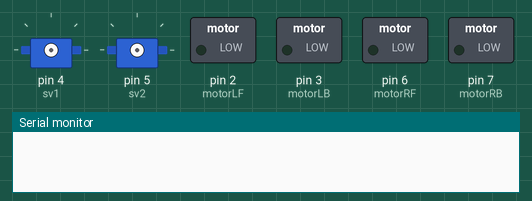
The sketch below on a simulated Arduino Uno, built with avr-gcc and run on an emulated ATmega328P. Shown: 2 × servo, switched loads named in the sketch (green lamp = pin HIGH), the last lines printed to the serial monitor. No radio packets arrive unless stated.

Above: at 0.1 s.
At 1.1 s:
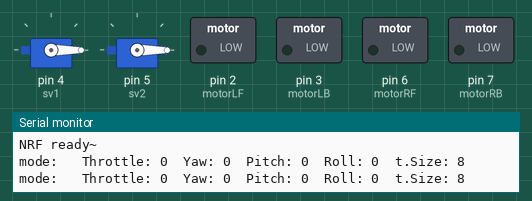
Timing chart, 0 to 2.6 s (numbered marks = the images above):
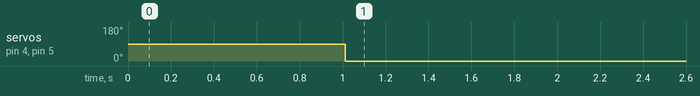

Measured:
- by itself, servo on pin 4 (sv1), servo on pin 5 (sv2): 90° → 0° at 1.0 s

The sketch:

Main_receiver_contract.ino
```cpp
/*
  combination of the controller project
  receiver Part
  Written By: Jui-Wen, Yeh.
  Under modification.
*/

//preinitialize
const byte addr[] = { 0xCC,0xCE,0xCC,0xCE,0xCC };
#include <SPI.h>
#include <Wire.h>
#include <Servo.h>


#include "RF24.h"
RF24 radioControl(9, 10); // CE pin, CSN pin
const byte pipe = 1; // assigned pipe number
//rf24 receiver part


//data part
byte result[8];
int throttle = 0 ;
int yaw = 0 ;
int pitch = 0 ;
int roll = 0 ;
int lftMode = 0 ;
int rgtMode= 0 ;
//

//motor part
const int motorLF = 2; //left motor forward  if high
const int motorLB = 3; //left motor backward if high
const int motorRF = 6; //right motor forward if high
const int motorRB = 7; //right motor backward if high

Servo sv1;
int pos1;
Servo sv2;
int pos2;
//

void setup()   {
  Serial.begin(9600);
  //RF24 below
  radioControl.begin();
  radioControl.setChannel(15); //setting up channel(frequency)
  radioControl.setPALevel(RF24_PA_MIN);
  radioControl.setDataRate(RF24_250KBPS);
  radioControl.openReadingPipe(pipe, addr); //open up radio
  radioControl.startListening(); //start listening
  delay(1000);
  Serial.println("NRF ready~");
//
  //motor section
  pinMode (motorLF, OUTPUT);
  pinMode (motorLB, OUTPUT);
  pinMode (motorRF, OUTPUT);
  pinMode (motorRB, OUTPUT);
  sv1.attach(4);
  sv2.attach(5);

}


void loop() {
      // send data only when you receive data:
  if (radioControl.available(&pipe)) {
    radioControl.read(&result, sizeof(result));
  for (int cnt = 0; cnt < 6; cnt++)
    {
      if (cnt == 0)
        lftMode = result[cnt];
       else if (cnt == 1)
        rgtMode = result [cnt];
      else if (cnt == 2)
        throttle = result [cnt];
      else if (cnt == 3)
        yaw = result [cnt];
      else if (cnt == 4)
        pitch = result [cnt];
      else if (cnt == 5)
        roll = result [cnt];
    }
  }
//debug check
    Serial.print("mode: ");
    //Serial.print(throttle);
    Serial.print("  Throttle: ");
    Serial.print(throttle);
    Serial.print("  Yaw: ");
    Serial.print(yaw);
    Serial.print("  Pitch: ");
    Serial.print(pitch);
    Serial.print("  Roll: ");
    Serial.print(roll);
    Serial.print("  t.Size: ");
    Serial.println(sizeof(result));

//output into the motor
  if(throttle>128)
  {
    int lft_output = throttle+128;
    analogWrite(motorLF, lft_output);
    analogWrite(motorLB, LOW);
    analogWrite(motorRF, 200);
    analogWrite(motorRB, LOW);
  }
//servo stop = 90
//servo full fwd = 180
//servo full reverse = 0;
  pos1 = yaw*180/256;
  sv1.write(pos1);
  pos1 = pitch*180/256;
  sv2.write(pos2);


}
```
